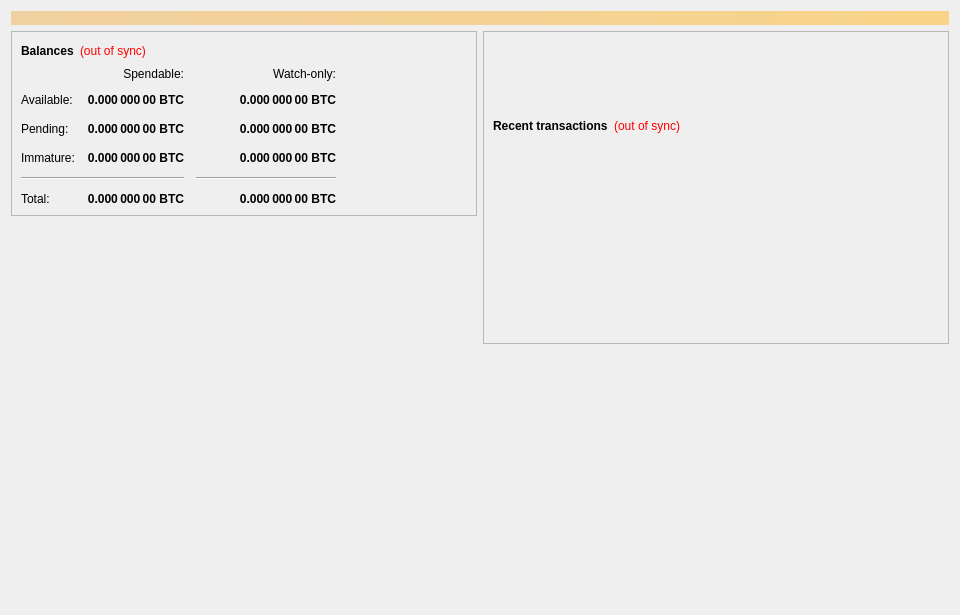
<?xml version="1.0" encoding="UTF-8"?>
<ui version="4.0">
 <class>OverviewPage</class>
 <widget class="QWidget" name="OverviewPage">
  <property name="geometry">
   <rect>
    <x>0</x>
    <y>0</y>
    <width>960</width>
    <height>615</height>
   </rect>
  </property>
  <property name="minimumSize">
   <size>
    <width>960</width>
    <height>0</height>
   </size>
  </property>
  <property name="windowTitle">
   <string>Form</string>
  </property>
  <layout class="QVBoxLayout" name="topLayout">
   <item>
    <widget class="QLabel" name="labelAlerts">
     <property name="visible">
      <bool>false</bool>
     </property>
     <property name="styleSheet">
      <string notr="true">background-color: qlineargradient(x1: 0, y1: 0, x2: 1, y2: 0, stop:0 #F0D0A0, stop:1 #F8D488); color:#000000;</string>
     </property>
     <property name="wordWrap">
      <bool>true</bool>
     </property>
     <property name="margin">
      <number>3</number>
     </property>
    </widget>
   </item>
   <item>
    <layout class="QHBoxLayout" name="horizontalLayout" stretch="1,1">
     <item>
      <layout class="QVBoxLayout" name="verticalLayout_2">
       <item>
        <widget class="QFrame" name="frame">
         <property name="frameShape">
          <enum>QFrame::StyledPanel</enum>
         </property>
         <property name="frameShadow">
          <enum>QFrame::Raised</enum>
         </property>
         <layout class="QVBoxLayout" name="verticalLayout_4">
          <item>
           <layout class="QHBoxLayout" name="horizontalLayout_4">
            <item>
             <widget class="QLabel" name="label_5">
              <property name="font">
               <font>
                <weight>75</weight>
                <bold>true</bold>
               </font>
              </property>
              <property name="text">
               <string>Balances</string>
              </property>
             </widget>
            </item>
            <item>
             <widget class="QLabel" name="labelWalletStatus">
              <property name="cursor">
               <cursorShape>WhatsThisCursor</cursorShape>
              </property>
              <property name="toolTip">
               <string>The displayed information may be out of date. Your wallet automatically synchronizes with the Cashhand network after a connection is established, but this process has not completed yet.</string>
              </property>
              <property name="styleSheet">
               <string notr="true">QLabel { color: red; }</string>
              </property>
              <property name="text">
               <string notr="true">(out of sync)</string>
              </property>
              <property name="alignment">
               <set>Qt::AlignLeading|Qt::AlignLeft|Qt::AlignVCenter</set>
              </property>
             </widget>
            </item>
            <item>
             <spacer name="horizontalSpacer_3">
              <property name="orientation">
               <enum>Qt::Horizontal</enum>
              </property>
              <property name="sizeHint" stdset="0">
               <size>
                <width>40</width>
                <height>20</height>
               </size>
              </property>
             </spacer>
            </item>
           </layout>
          </item>
          <item>
           <layout class="QGridLayout" name="gridLayout">
            <property name="spacing">
             <number>12</number>
            </property>
            <item row="2" column="2">
             <widget class="QLabel" name="labelWatchPending">
              <property name="font">
               <font>
                <weight>75</weight>
                <bold>true</bold>
               </font>
              </property>
              <property name="cursor">
               <cursorShape>IBeamCursor</cursorShape>
              </property>
              <property name="toolTip">
               <string>Unconfirmed transactions to watch-only addresses</string>
              </property>
              <property name="text">
               <string notr="true">0.000 000 00 BTC</string>
              </property>
              <property name="alignment">
               <set>Qt::AlignRight|Qt::AlignTrailing|Qt::AlignVCenter</set>
              </property>
              <property name="textInteractionFlags">
               <set>Qt::LinksAccessibleByMouse|Qt::TextSelectableByKeyboard|Qt::TextSelectableByMouse</set>
              </property>
             </widget>
            </item>
            <item row="2" column="1">
             <widget class="QLabel" name="labelUnconfirmed">
              <property name="font">
               <font>
                <weight>75</weight>
                <bold>true</bold>
               </font>
              </property>
              <property name="cursor">
               <cursorShape>IBeamCursor</cursorShape>
              </property>
              <property name="toolTip">
               <string>Total of transactions that have yet to be confirmed, and do not yet count toward the spendable balance</string>
              </property>
              <property name="text">
               <string notr="true">0.000 000 00 BTC</string>
              </property>
              <property name="alignment">
               <set>Qt::AlignRight|Qt::AlignTrailing|Qt::AlignVCenter</set>
              </property>
              <property name="textInteractionFlags">
               <set>Qt::LinksAccessibleByMouse|Qt::TextSelectableByKeyboard|Qt::TextSelectableByMouse</set>
              </property>
             </widget>
            </item>
            <item row="3" column="2">
             <widget class="QLabel" name="labelWatchImmature">
              <property name="font">
               <font>
                <weight>75</weight>
                <bold>true</bold>
               </font>
              </property>
              <property name="cursor">
               <cursorShape>IBeamCursor</cursorShape>
              </property>
              <property name="toolTip">
               <string>Staked or masternode rewards in watch-only addresses that has not yet matured</string>
              </property>
              <property name="text">
               <string notr="true">0.000 000 00 BTC</string>
              </property>
              <property name="alignment">
               <set>Qt::AlignRight|Qt::AlignTrailing|Qt::AlignVCenter</set>
              </property>
              <property name="textInteractionFlags">
               <set>Qt::LinksAccessibleByMouse|Qt::TextSelectableByKeyboard|Qt::TextSelectableByMouse</set>
              </property>
             </widget>
            </item>
            <item row="4" column="0" colspan="2">
             <widget class="Line" name="lineSpendableBalance">
              <property name="orientation">
               <enum>Qt::Horizontal</enum>
              </property>
             </widget>
            </item>
            <item row="4" column="2">
             <widget class="Line" name="lineWatchBalance">
              <property name="sizePolicy">
               <sizepolicy hsizetype="Preferred" vsizetype="Fixed">
                <horstretch>0</horstretch>
                <verstretch>0</verstretch>
               </sizepolicy>
              </property>
              <property name="minimumSize">
               <size>
                <width>140</width>
                <height>0</height>
               </size>
              </property>
              <property name="orientation">
               <enum>Qt::Horizontal</enum>
              </property>
             </widget>
            </item>
            <item row="5" column="0">
             <widget class="QLabel" name="labelTotalText">
              <property name="text">
               <string>Total:</string>
              </property>
             </widget>
            </item>
            <item row="3" column="1">
             <widget class="QLabel" name="labelImmature">
              <property name="font">
               <font>
                <weight>75</weight>
                <bold>true</bold>
               </font>
              </property>
              <property name="cursor">
               <cursorShape>IBeamCursor</cursorShape>
              </property>
              <property name="toolTip">
               <string>Staked or masternode rewards that has not yet matured</string>
              </property>
              <property name="text">
               <string notr="true">0.000 000 00 BTC</string>
              </property>
              <property name="alignment">
               <set>Qt::AlignRight|Qt::AlignTrailing|Qt::AlignVCenter</set>
              </property>
              <property name="textInteractionFlags">
               <set>Qt::LinksAccessibleByMouse|Qt::TextSelectableByKeyboard|Qt::TextSelectableByMouse</set>
              </property>
             </widget>
            </item>
            <item row="2" column="3">
             <spacer name="horizontalSpacer_2">
              <property name="orientation">
               <enum>Qt::Horizontal</enum>
              </property>
              <property name="sizeHint" stdset="0">
               <size>
                <width>40</width>
                <height>20</height>
               </size>
              </property>
             </spacer>
            </item>
            <item row="3" column="0">
             <widget class="QLabel" name="labelImmatureText">
              <property name="text">
               <string>Immature:</string>
              </property>
             </widget>
            </item>
            <item row="5" column="1">
             <widget class="QLabel" name="labelTotal">
              <property name="font">
               <font>
                <weight>75</weight>
                <bold>true</bold>
               </font>
              </property>
              <property name="cursor">
               <cursorShape>IBeamCursor</cursorShape>
              </property>
              <property name="toolTip">
               <string>Your current total balance</string>
              </property>
              <property name="text">
               <string notr="true">0.000 000 00 BTC</string>
              </property>
              <property name="alignment">
               <set>Qt::AlignRight|Qt::AlignTrailing|Qt::AlignVCenter</set>
              </property>
              <property name="textInteractionFlags">
               <set>Qt::LinksAccessibleByMouse|Qt::TextSelectableByKeyboard|Qt::TextSelectableByMouse</set>
              </property>
             </widget>
            </item>
            <item row="5" column="2">
             <widget class="QLabel" name="labelWatchTotal">
              <property name="font">
               <font>
                <weight>75</weight>
                <bold>true</bold>
               </font>
              </property>
              <property name="cursor">
               <cursorShape>IBeamCursor</cursorShape>
              </property>
              <property name="toolTip">
               <string>Current total balance in watch-only addresses</string>
              </property>
              <property name="text">
               <string notr="true">0.000 000 00 BTC</string>
              </property>
              <property name="alignment">
               <set>Qt::AlignRight|Qt::AlignTrailing|Qt::AlignVCenter</set>
              </property>
              <property name="textInteractionFlags">
               <set>Qt::LinksAccessibleByMouse|Qt::TextSelectableByKeyboard|Qt::TextSelectableByMouse</set>
              </property>
             </widget>
            </item>
            <item row="0" column="2">
             <widget class="QLabel" name="labelWatchonly">
              <property name="text">
               <string>Watch-only:</string>
              </property>
              <property name="alignment">
               <set>Qt::AlignRight|Qt::AlignTrailing|Qt::AlignVCenter</set>
              </property>
             </widget>
            </item>
            <item row="1" column="0">
             <widget class="QLabel" name="labelBalanceText">
              <property name="text">
               <string>Available:</string>
              </property>
             </widget>
            </item>
            <item row="1" column="1">
             <widget class="QLabel" name="labelBalance">
              <property name="font">
               <font>
                <weight>75</weight>
                <bold>true</bold>
               </font>
              </property>
              <property name="cursor">
               <cursorShape>IBeamCursor</cursorShape>
              </property>
              <property name="toolTip">
               <string>Your current spendable balance</string>
              </property>
              <property name="text">
               <string notr="true">0.000 000 00 BTC</string>
              </property>
              <property name="alignment">
               <set>Qt::AlignRight|Qt::AlignTrailing|Qt::AlignVCenter</set>
              </property>
              <property name="textInteractionFlags">
               <set>Qt::LinksAccessibleByMouse|Qt::TextSelectableByKeyboard|Qt::TextSelectableByMouse</set>
              </property>
             </widget>
            </item>
            <item row="1" column="2">
             <widget class="QLabel" name="labelWatchAvailable">
              <property name="font">
               <font>
                <weight>75</weight>
                <bold>true</bold>
               </font>
              </property>
              <property name="cursor">
               <cursorShape>IBeamCursor</cursorShape>
              </property>
              <property name="toolTip">
               <string>Your current balance in watch-only addresses</string>
              </property>
              <property name="text">
               <string notr="true">0.000 000 00 BTC</string>
              </property>
              <property name="alignment">
               <set>Qt::AlignRight|Qt::AlignTrailing|Qt::AlignVCenter</set>
              </property>
              <property name="textInteractionFlags">
               <set>Qt::LinksAccessibleByMouse|Qt::TextSelectableByKeyboard|Qt::TextSelectableByMouse</set>
              </property>
             </widget>
            </item>
            <item row="2" column="0">
             <widget class="QLabel" name="labelPendingText">
              <property name="text">
               <string>Pending:</string>
              </property>
             </widget>
            </item>
            <item row="0" column="1">
             <widget class="QLabel" name="labelSpendable">
              <property name="text">
               <string>Spendable:</string>
              </property>
              <property name="alignment">
               <set>Qt::AlignRight|Qt::AlignTrailing|Qt::AlignVCenter</set>
              </property>
             </widget>
            </item>
           </layout>
          </item>
         </layout>
        </widget>
       </item>
       <item>
        <widget class="QFrame" name="frameObfuscation">
         <property name="enabled">
          <bool>false</bool>
         </property>
         <property name="visible">
          <bool>false</bool>
         </property>
         <property name="layoutDirection">
          <enum>Qt::LeftToRight</enum>
         </property>
         <property name="frameShape">
          <enum>QFrame::StyledPanel</enum>
         </property>
         <property name="frameShadow">
          <enum>QFrame::Raised</enum>
         </property>
         <widget class="QWidget" name="formLayoutWidget">
          <property name="geometry">
           <rect>
            <x>10</x>
            <y>40</y>
            <width>451</width>
            <height>161</height>
           </rect>
          </property>
          <layout class="QFormLayout" name="formLayout">
           <property name="fieldGrowthPolicy">
            <enum>QFormLayout::AllNonFixedFieldsGrow</enum>
           </property>
           <property name="horizontalSpacing">
            <number>11</number>
           </property>
           <property name="verticalSpacing">
            <number>12</number>
           </property>
           <item row="0" column="0">
            <widget class="QLabel" name="label_6">
             <property name="text">
              <string>Status:</string>
             </property>
            </widget>
           </item>
           <item row="1" column="0">
            <widget class="QLabel" name="label_7">
             <property name="text">
              <string>Completion:</string>
             </property>
            </widget>
           </item>
           <item row="1" column="1">
            <widget class="QProgressBar" name="obfuscationProgress">
             <property name="maximumSize">
              <size>
               <width>154</width>
               <height>16777215</height>
              </size>
             </property>
             <property name="value">
              <number>0</number>
             </property>
            </widget>
           </item>
           <item row="2" column="0">
            <widget class="QLabel" name="labelAnonymizedText">
             <property name="text">
              <string>Obfuscation Balance:</string>
             </property>
            </widget>
           </item>
           <item row="2" column="1">
            <widget class="QLabel" name="labelAnonymized">
             <property name="font">
              <font>
               <weight>75</weight>
               <bold>true</bold>
              </font>
             </property>
             <property name="text">
              <string notr="true">0 CHND</string>
             </property>
            </widget>
           </item>
           <item row="3" column="0">
            <widget class="QLabel" name="label_8">
             <property name="text">
              <string>Amount and Rounds:</string>
             </property>
            </widget>
           </item>
           <item row="3" column="1">
            <widget class="QLabel" name="labelAmountRounds">
             <property name="text">
              <string>0 CHND / 0 Rounds</string>
             </property>
            </widget>
           </item>
           <item row="4" column="0">
            <widget class="QLabel" name="label_9">
             <property name="text">
              <string>Submitted Denom:</string>
             </property>
            </widget>
           </item>
           <item row="4" column="1">
            <widget class="QLabel" name="labelSubmittedDenom">
             <property name="toolTip">
              <string>The denominations you submitted to the Masternode.&lt;br&gt;To mix, other users must submit the exact same denominations.</string>
             </property>
             <property name="text">
              <string>n/a</string>
             </property>
            </widget>
           </item>
           <item row="0" column="1">
            <widget class="QLabel" name="obfuscationEnabled">
             <property name="text">
              <string>Enabled/Disabled</string>
             </property>
            </widget>
           </item>
          </layout>
         </widget>
         <widget class="QPushButton" name="runAutoDenom">
          <property name="geometry">
           <rect>
            <x>251</x>
            <y>17</y>
            <width>1</width>
            <height>1</height>
           </rect>
          </property>
          <property name="palette">
           <palette>
            <active>
             <colorrole role="WindowText">
              <brush brushstyle="SolidPattern">
               <color alpha="255">
                <red>0</red>
                <green>0</green>
                <blue>0</blue>
               </color>
              </brush>
             </colorrole>
             <colorrole role="Button">
              <brush brushstyle="SolidPattern">
               <color alpha="255">
                <red>239</red>
                <green>238</green>
                <blue>238</blue>
               </color>
              </brush>
             </colorrole>
             <colorrole role="Light">
              <brush brushstyle="SolidPattern">
               <color alpha="255">
                <red>255</red>
                <green>255</green>
                <blue>255</blue>
               </color>
              </brush>
             </colorrole>
             <colorrole role="Midlight">
              <brush brushstyle="SolidPattern">
               <color alpha="255">
                <red>247</red>
                <green>246</green>
                <blue>246</blue>
               </color>
              </brush>
             </colorrole>
             <colorrole role="Dark">
              <brush brushstyle="SolidPattern">
               <color alpha="255">
                <red>119</red>
                <green>119</green>
                <blue>119</blue>
               </color>
              </brush>
             </colorrole>
             <colorrole role="Mid">
              <brush brushstyle="SolidPattern">
               <color alpha="255">
                <red>159</red>
                <green>159</green>
                <blue>159</blue>
               </color>
              </brush>
             </colorrole>
             <colorrole role="Text">
              <brush brushstyle="SolidPattern">
               <color alpha="255">
                <red>0</red>
                <green>0</green>
                <blue>0</blue>
               </color>
              </brush>
             </colorrole>
             <colorrole role="BrightText">
              <brush brushstyle="SolidPattern">
               <color alpha="255">
                <red>255</red>
                <green>255</green>
                <blue>255</blue>
               </color>
              </brush>
             </colorrole>
             <colorrole role="ButtonText">
              <brush brushstyle="SolidPattern">
               <color alpha="255">
                <red>0</red>
                <green>0</green>
                <blue>0</blue>
               </color>
              </brush>
             </colorrole>
             <colorrole role="Base">
              <brush brushstyle="SolidPattern">
               <color alpha="255">
                <red>255</red>
                <green>255</green>
                <blue>255</blue>
               </color>
              </brush>
             </colorrole>
             <colorrole role="Window">
              <brush brushstyle="SolidPattern">
               <color alpha="255">
                <red>239</red>
                <green>238</green>
                <blue>238</blue>
               </color>
              </brush>
             </colorrole>
             <colorrole role="Shadow">
              <brush brushstyle="SolidPattern">
               <color alpha="255">
                <red>0</red>
                <green>0</green>
                <blue>0</blue>
               </color>
              </brush>
             </colorrole>
             <colorrole role="AlternateBase">
              <brush brushstyle="SolidPattern">
               <color alpha="255">
                <red>247</red>
                <green>246</green>
                <blue>246</blue>
               </color>
              </brush>
             </colorrole>
             <colorrole role="ToolTipBase">
              <brush brushstyle="SolidPattern">
               <color alpha="255">
                <red>255</red>
                <green>255</green>
                <blue>220</blue>
               </color>
              </brush>
             </colorrole>
             <colorrole role="ToolTipText">
              <brush brushstyle="SolidPattern">
               <color alpha="255">
                <red>0</red>
                <green>0</green>
                <blue>0</blue>
               </color>
              </brush>
             </colorrole>
            </active>
            <inactive>
             <colorrole role="WindowText">
              <brush brushstyle="SolidPattern">
               <color alpha="255">
                <red>0</red>
                <green>0</green>
                <blue>0</blue>
               </color>
              </brush>
             </colorrole>
             <colorrole role="Button">
              <brush brushstyle="SolidPattern">
               <color alpha="255">
                <red>239</red>
                <green>238</green>
                <blue>238</blue>
               </color>
              </brush>
             </colorrole>
             <colorrole role="Light">
              <brush brushstyle="SolidPattern">
               <color alpha="255">
                <red>255</red>
                <green>255</green>
                <blue>255</blue>
               </color>
              </brush>
             </colorrole>
             <colorrole role="Midlight">
              <brush brushstyle="SolidPattern">
               <color alpha="255">
                <red>247</red>
                <green>246</green>
                <blue>246</blue>
               </color>
              </brush>
             </colorrole>
             <colorrole role="Dark">
              <brush brushstyle="SolidPattern">
               <color alpha="255">
                <red>119</red>
                <green>119</green>
                <blue>119</blue>
               </color>
              </brush>
             </colorrole>
             <colorrole role="Mid">
              <brush brushstyle="SolidPattern">
               <color alpha="255">
                <red>159</red>
                <green>159</green>
                <blue>159</blue>
               </color>
              </brush>
             </colorrole>
             <colorrole role="Text">
              <brush brushstyle="SolidPattern">
               <color alpha="255">
                <red>0</red>
                <green>0</green>
                <blue>0</blue>
               </color>
              </brush>
             </colorrole>
             <colorrole role="BrightText">
              <brush brushstyle="SolidPattern">
               <color alpha="255">
                <red>255</red>
                <green>255</green>
                <blue>255</blue>
               </color>
              </brush>
             </colorrole>
             <colorrole role="ButtonText">
              <brush brushstyle="SolidPattern">
               <color alpha="255">
                <red>0</red>
                <green>0</green>
                <blue>0</blue>
               </color>
              </brush>
             </colorrole>
             <colorrole role="Base">
              <brush brushstyle="SolidPattern">
               <color alpha="255">
                <red>255</red>
                <green>255</green>
                <blue>255</blue>
               </color>
              </brush>
             </colorrole>
             <colorrole role="Window">
              <brush brushstyle="SolidPattern">
               <color alpha="255">
                <red>239</red>
                <green>238</green>
                <blue>238</blue>
               </color>
              </brush>
             </colorrole>
             <colorrole role="Shadow">
              <brush brushstyle="SolidPattern">
               <color alpha="255">
                <red>0</red>
                <green>0</green>
                <blue>0</blue>
               </color>
              </brush>
             </colorrole>
             <colorrole role="AlternateBase">
              <brush brushstyle="SolidPattern">
               <color alpha="255">
                <red>247</red>
                <green>246</green>
                <blue>246</blue>
               </color>
              </brush>
             </colorrole>
             <colorrole role="ToolTipBase">
              <brush brushstyle="SolidPattern">
               <color alpha="255">
                <red>255</red>
                <green>255</green>
                <blue>220</blue>
               </color>
              </brush>
             </colorrole>
             <colorrole role="ToolTipText">
              <brush brushstyle="SolidPattern">
               <color alpha="255">
                <red>0</red>
                <green>0</green>
                <blue>0</blue>
               </color>
              </brush>
             </colorrole>
            </inactive>
            <disabled>
             <colorrole role="WindowText">
              <brush brushstyle="SolidPattern">
               <color alpha="255">
                <red>119</red>
                <green>119</green>
                <blue>119</blue>
               </color>
              </brush>
             </colorrole>
             <colorrole role="Button">
              <brush brushstyle="SolidPattern">
               <color alpha="255">
                <red>239</red>
                <green>238</green>
                <blue>238</blue>
               </color>
              </brush>
             </colorrole>
             <colorrole role="Light">
              <brush brushstyle="SolidPattern">
               <color alpha="255">
                <red>255</red>
                <green>255</green>
                <blue>255</blue>
               </color>
              </brush>
             </colorrole>
             <colorrole role="Midlight">
              <brush brushstyle="SolidPattern">
               <color alpha="255">
                <red>247</red>
                <green>246</green>
                <blue>246</blue>
               </color>
              </brush>
             </colorrole>
             <colorrole role="Dark">
              <brush brushstyle="SolidPattern">
               <color alpha="255">
                <red>119</red>
                <green>119</green>
                <blue>119</blue>
               </color>
              </brush>
             </colorrole>
             <colorrole role="Mid">
              <brush brushstyle="SolidPattern">
               <color alpha="255">
                <red>159</red>
                <green>159</green>
                <blue>159</blue>
               </color>
              </brush>
             </colorrole>
             <colorrole role="Text">
              <brush brushstyle="SolidPattern">
               <color alpha="255">
                <red>119</red>
                <green>119</green>
                <blue>119</blue>
               </color>
              </brush>
             </colorrole>
             <colorrole role="BrightText">
              <brush brushstyle="SolidPattern">
               <color alpha="255">
                <red>255</red>
                <green>255</green>
                <blue>255</blue>
               </color>
              </brush>
             </colorrole>
             <colorrole role="ButtonText">
              <brush brushstyle="SolidPattern">
               <color alpha="255">
                <red>119</red>
                <green>119</green>
                <blue>119</blue>
               </color>
              </brush>
             </colorrole>
             <colorrole role="Base">
              <brush brushstyle="SolidPattern">
               <color alpha="255">
                <red>239</red>
                <green>238</green>
                <blue>238</blue>
               </color>
              </brush>
             </colorrole>
             <colorrole role="Window">
              <brush brushstyle="SolidPattern">
               <color alpha="255">
                <red>239</red>
                <green>238</green>
                <blue>238</blue>
               </color>
              </brush>
             </colorrole>
             <colorrole role="Shadow">
              <brush brushstyle="SolidPattern">
               <color alpha="255">
                <red>0</red>
                <green>0</green>
                <blue>0</blue>
               </color>
              </brush>
             </colorrole>
             <colorrole role="AlternateBase">
              <brush brushstyle="SolidPattern">
               <color alpha="255">
                <red>239</red>
                <green>238</green>
                <blue>238</blue>
               </color>
              </brush>
             </colorrole>
             <colorrole role="ToolTipBase">
              <brush brushstyle="SolidPattern">
               <color alpha="255">
                <red>255</red>
                <green>255</green>
                <blue>220</blue>
               </color>
              </brush>
             </colorrole>
             <colorrole role="ToolTipText">
              <brush brushstyle="SolidPattern">
               <color alpha="255">
                <red>0</red>
                <green>0</green>
                <blue>0</blue>
               </color>
              </brush>
             </colorrole>
            </disabled>
           </palette>
          </property>
          <property name="focusPolicy">
           <enum>Qt::NoFocus</enum>
          </property>
          <property name="autoFillBackground">
           <bool>true</bool>
          </property>
          <property name="text">
           <string/>
          </property>
          <property name="flat">
           <bool>true</bool>
          </property>
         </widget>
         <widget class="QPushButton" name="toggleObfuscation">
          <property name="geometry">
           <rect>
            <x>120</x>
            <y>250</y>
            <width>221</width>
            <height>56</height>
           </rect>
          </property>
          <property name="sizePolicy">
           <sizepolicy hsizetype="MinimumExpanding" vsizetype="Fixed">
            <horstretch>0</horstretch>
            <verstretch>0</verstretch>
           </sizepolicy>
          </property>
          <property name="text">
           <string>Start/Stop Mixing</string>
          </property>
         </widget>
         <widget class="Line" name="lineLastMessage">
          <property name="geometry">
           <rect>
            <x>10</x>
            <y>200</y>
            <width>441</width>
            <height>16</height>
           </rect>
          </property>
          <property name="orientation">
           <enum>Qt::Horizontal</enum>
          </property>
         </widget>
         <widget class="QLabel" name="obfuscationStatus">
          <property name="geometry">
           <rect>
            <x>10</x>
            <y>220</y>
            <width>451</width>
            <height>61</height>
           </rect>
          </property>
          <property name="minimumSize">
           <size>
            <width>288</width>
            <height>43</height>
           </size>
          </property>
          <property name="text">
           <string>(Last Message)</string>
          </property>
          <property name="alignment">
           <set>Qt::AlignLeading|Qt::AlignLeft|Qt::AlignTop</set>
          </property>
          <property name="wordWrap">
           <bool>true</bool>
          </property>
         </widget>
         <widget class="QPushButton" name="obfuscationAuto">
          <property name="geometry">
           <rect>
            <x>10</x>
            <y>310</y>
            <width>221</width>
            <height>28</height>
           </rect>
          </property>
          <property name="sizePolicy">
           <sizepolicy hsizetype="MinimumExpanding" vsizetype="Fixed">
            <horstretch>0</horstretch>
            <verstretch>0</verstretch>
           </sizepolicy>
          </property>
          <property name="toolTip">
           <string>Try to manually submit a Obfuscation request.</string>
          </property>
          <property name="text">
           <string>Try Mix</string>
          </property>
         </widget>
         <widget class="QPushButton" name="obfuscationReset">
          <property name="geometry">
           <rect>
            <x>230</x>
            <y>310</y>
            <width>221</width>
            <height>28</height>
           </rect>
          </property>
          <property name="sizePolicy">
           <sizepolicy hsizetype="MinimumExpanding" vsizetype="Fixed">
            <horstretch>0</horstretch>
            <verstretch>0</verstretch>
           </sizepolicy>
          </property>
          <property name="toolTip">
           <string>Reset the current status of Obfuscation (can interrupt Obfuscation if it's in the process of Mixing, which can cost you money!)</string>
          </property>
          <property name="autoFillBackground">
           <bool>false</bool>
          </property>
          <property name="text">
           <string>Reset</string>
          </property>
         </widget>
         <widget class="QWidget" name="layoutWidget">
          <property name="geometry">
           <rect>
            <x>10</x>
            <y>10</y>
            <width>431</width>
            <height>22</height>
           </rect>
          </property>
          <layout class="QHBoxLayout" name="horizontalLayout_5">
           <item>
            <widget class="QLabel" name="label_2">
             <property name="font">
              <font>
               <weight>75</weight>
               <bold>true</bold>
              </font>
             </property>
             <property name="text">
              <string>Obfuscation</string>
             </property>
            </widget>
           </item>
           <item>
            <widget class="QLabel" name="labelObfuscationSyncStatus">
             <property name="toolTip">
              <string>The displayed information may be out of date. Your wallet automatically synchronizes with the Cashhand network after a connection is established, but this process has not completed yet.</string>
             </property>
             <property name="styleSheet">
              <string notr="true">QLabel { color: red; }</string>
             </property>
             <property name="text">
              <string notr="true">(out of sync)</string>
             </property>
             <property name="alignment">
              <set>Qt::AlignLeading|Qt::AlignLeft|Qt::AlignVCenter</set>
             </property>
            </widget>
           </item>
           <item>
            <spacer name="horizontalSpacer_4">
             <property name="orientation">
              <enum>Qt::Horizontal</enum>
             </property>
             <property name="sizeHint" stdset="0">
              <size>
               <width>40</width>
               <height>20</height>
              </size>
             </property>
            </spacer>
           </item>
          </layout>
         </widget>
        </widget>
       </item>
       <item>
        <spacer name="verticalSpacer">
         <property name="orientation">
          <enum>Qt::Vertical</enum>
         </property>
         <property name="sizeHint" stdset="0">
          <size>
           <width>20</width>
           <height>40</height>
          </size>
         </property>
        </spacer>
       </item>
      </layout>
     </item>
     <item>
      <layout class="QVBoxLayout" name="verticalLayout_3">
       <item>
        <widget class="QFrame" name="frame_2">
         <property name="frameShape">
          <enum>QFrame::StyledPanel</enum>
         </property>
         <property name="frameShadow">
          <enum>QFrame::Raised</enum>
         </property>
         <layout class="QVBoxLayout" name="verticalLayout">
          <item>
           <spacer name="verticalSpacer_3">
            <property name="orientation">
             <enum>Qt::Vertical</enum>
            </property>
            <property name="sizeType">
             <enum>QSizePolicy::Fixed</enum>
            </property>
            <property name="sizeHint" stdset="0">
             <size>
              <width>20</width>
              <height>75</height>
             </size>
            </property>
           </spacer>
          </item>
          <item>
           <layout class="QHBoxLayout" name="horizontalLayout_2">
            <item>
             <widget class="QLabel" name="label_4">
              <property name="font">
               <font>
                <weight>75</weight>
                <bold>true</bold>
               </font>
              </property>
              <property name="text">
               <string>Recent transactions</string>
              </property>
             </widget>
            </item>
            <item>
             <widget class="QLabel" name="labelTransactionsStatus">
              <property name="cursor">
               <cursorShape>WhatsThisCursor</cursorShape>
              </property>
              <property name="toolTip">
               <string>The displayed information may be out of date. Your wallet automatically synchronizes with the Cashhand network after a connection is established, but this process has not completed yet.</string>
              </property>
              <property name="styleSheet">
               <string notr="true">QLabel { color: red; }</string>
              </property>
              <property name="text">
               <string notr="true">(out of sync)</string>
              </property>
              <property name="alignment">
               <set>Qt::AlignRight|Qt::AlignTrailing|Qt::AlignVCenter</set>
              </property>
             </widget>
            </item>
            <item>
             <spacer name="horizontalSpacer">
              <property name="orientation">
               <enum>Qt::Horizontal</enum>
              </property>
              <property name="sizeHint" stdset="0">
               <size>
                <width>40</width>
                <height>20</height>
               </size>
              </property>
             </spacer>
            </item>
           </layout>
          </item>
          <item>
           <widget class="QListView" name="listTransactions">
            <property name="styleSheet">
             <string notr="true">QListView { background: transparent; }</string>
            </property>
            <property name="frameShape">
             <enum>QFrame::NoFrame</enum>
            </property>
            <property name="verticalScrollBarPolicy">
             <enum>Qt::ScrollBarAlwaysOff</enum>
            </property>
            <property name="horizontalScrollBarPolicy">
             <enum>Qt::ScrollBarAlwaysOff</enum>
            </property>
            <property name="selectionMode">
             <enum>QAbstractItemView::NoSelection</enum>
            </property>
           </widget>
          </item>
         </layout>
        </widget>
       </item>
       <item>
        <spacer name="verticalSpacer_2">
         <property name="orientation">
          <enum>Qt::Vertical</enum>
         </property>
         <property name="sizeType">
          <enum>QSizePolicy::Expanding</enum>
         </property>
         <property name="sizeHint" stdset="0">
          <size>
           <width>20</width>
           <height>40</height>
          </size>
         </property>
        </spacer>
       </item>
      </layout>
     </item>
    </layout>
   </item>
  </layout>
 </widget>
 <resources/>
 <connections/>
</ui>
